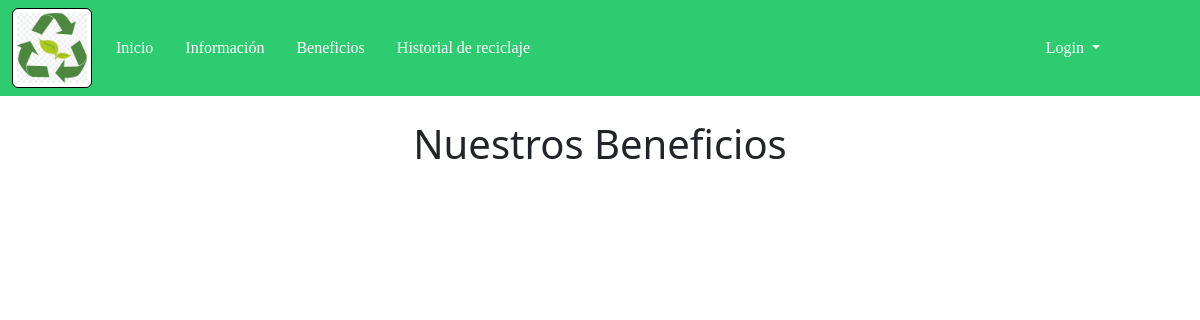
The page /aplicacion/beneficios/ on the database as committed earlier.
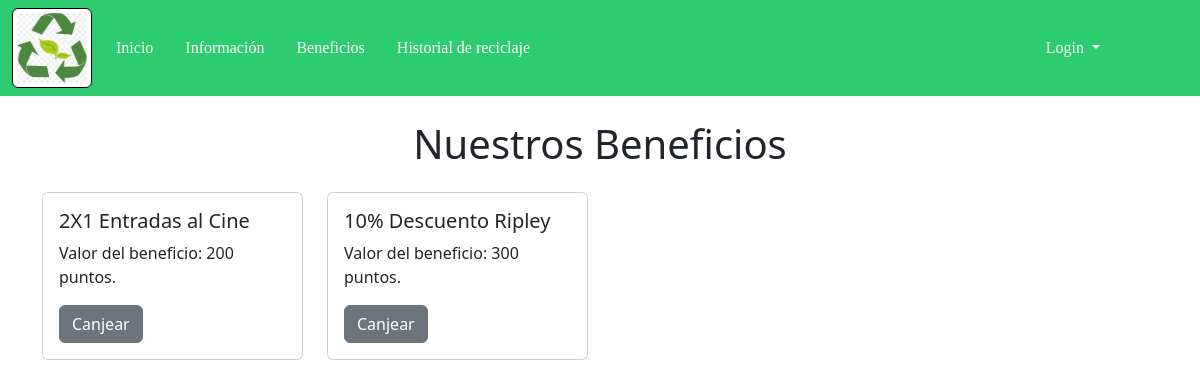
The same page on the database as committed later.
### aplicacion/models.py (models this page shows)
class Beneficio(models.Model):
    id = models.AutoField(primary_key=True)
    titulo=models.CharField(max_length=100)
    fecha_inicio=models.DateField()
    fecha_fin=models.DateField()
    costo=models.PositiveSmallIntegerField()
    empresa=models.CharField(max_length=80)

### aplicacion/views.py (the view)
# urls.py: path('beneficios/',views.beneficios,name='beneficios'),
def beneficios(request):
    beneficios= Beneficio.objects.all()
    context ={'beneficios': beneficios }
    return render(request, 'aplicacion/beneficios.html', context)

### aplicacion/templates/aplicacion/beneficios.html (shortened to what this page needs)
{% extends 'aplicacion/base.html' %}
{% block content %}
<div class="container mt-4">
    <h1 class="text-center mb-4">Nuestros Beneficios</h1>
    <div class="row row-cols-1 row-cols-md-2 row-cols-lg-4 g-4">
        {% for i in beneficios %}
        <div class="col">
                <div class="card h-100">
                    <div class="card-body">
                        <h5 class="card-title">{{ i.titulo}}</h5>
                        <p class="card-text">Valor del beneficio:  {{ i.costo}} puntos.</p>
                        <a href="{% url 'canjear_beneficio' i.id %}" class="btn btn-secondary">Canjear</a>
                    </div>
                </div>
        </div>
        {% endfor %}
    </div>
</div>
{% endblock %}

### aplicacion/templates/aplicacion/base.html (shortened to what this page needs)
<!DOCTYPE html>
<html lang="en">
<head>
    <link href="https://cdn.jsdelivr.net/npm/bootstrap@5.3.3/dist/css/bootstrap.min.css" rel="stylesheet">
  {% load static %}
    <link rel="stylesheet" href="{% static 'estilos.css' %}">
</head>
<body>
    <nav class="navbar navbar-expand-lg navbar-dark navbar-custom">
      <div class="container-fluid">
        <img src="{% static 'imagenes/logo.png' %}" class="img-thumbnail custom-img" alt="...">
        <div class="collapse navbar-collapse" id="navbarNavDropdown">
          <ul class="navbar-nav">
            <li class="nav-item">
              <a class="nav-link" aria-current="page" href="{% url 'base' %}">Inicio</a>
            </li>
            <li class="nav-item">
              <a class="nav-link" href="{% url 'info' %}">Información</a>
            </li>
            <li class="nav-item">
              <a class="nav-link" href="#">Beneficios</a>
            </li>
            <li class="nav-item">
              <a class="nav-link" href="#">Historial de reciclaje</a>
            </li>
          </ul>
          <ul class="navbar-nav ms-auto">
            <li class="nav-item dropdown">
              <a class="nav-link dropdown-toggle" href="#" id="navbarDropdownMenuLink" role="button" data-bs-toggle="dropdown" aria-expanded="false">
                {% if usuario != None %}
                       {{usuario}}
                    {% else %}
                       Login
                    {% endif %}
              </a>
            </li>
          </ul>
        </div>
      </div>
    </nav>
{% block content %}
{% endblock %}
</body>
</html>

### aplicacion/static/estilos.css (style rules this page uses)
body { background-color: white; }
.navbar-custom { background-color: #2ecc71; }
.navbar-custom .nav-link { font-family: Verdana; color: white; margin-left: 1rem; }
#navbarDropdownMenuLink { margin-right: 5rem; }
.custom-img { width: 5rem; height: 5rem; border-color: black; }

Rows that differ between the two databases and show on the page:
added Beneficio: titulo "2X1 Entradas al Cine", costo "200"
added Beneficio: titulo "10% Descuento Ripley", costo "300"
